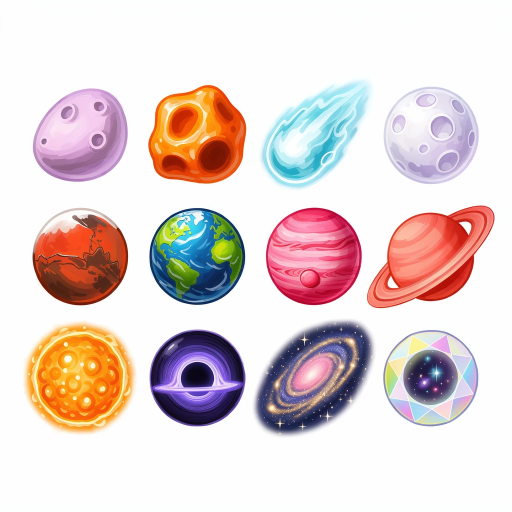
#> input picture assets/cosmic/source_sheet.webp, 1024 x 1024 px (shown at 1/2 size)
$ python make_fix_sheets.py
#> lines starting #> are read from the running program, lines starting #| are printed output that depends on the picture; after the words box and inside, x2 and y2 are one past the last pixel; in counts of white or black regions, pixels touching at a corner belong together
# Template sheets for the art that needs making again (prompts in ASSET_PROMPTS.md, "Fixes"), in assets/templates:
#   fix_overview.jpg       what went wrong, marked on the sheets that came in (for you, not for the generator)
#   fix1_mine_parts.jpg    the plank, the peg and the signpost for the Gem Mine
#   fix2_pixel_treasure.jpg the Pixel Treasure layout, if it is made again from scratch
#   fix3_feature_graphic.jpg the Google Play feature graphic: where the art goes and where the title goes
#   python3 tools/make_fix_sheets.py
import pathlib
import numpy as np
from PIL import Image, ImageDraw, ImageFont
from scipy import ndimage

ROOT = pathlib.Path(__file__).resolve().parent.parent
OUT = ROOT / 'assets' / 'templates'
OUT.mkdir(parents=True, exist_ok=True)
INK, GREY, RED = (60, 40, 30), (200, 200, 210), (230, 40, 60)


def font(size):
    for f in ('/usr/share/fonts/truetype/dejavu/DejaVuSans-Bold.ttf', '/usr/share/fonts/dejavu/DejaVuSans-Bold.ttf'):
        if pathlib.Path(f).exists():
            return ImageFont.truetype(f, size)
    return ImageFont.load_default()


def items(sheet, rows, cols):
    """boxes of the 12 items on a sheet, in reading order"""
    a = np.asarray(sheet.convert('RGB')).astype(int)
    ink = (a.min(axis=2) < 238) | (a.max(axis=2) - a.min(axis=2) > 18)
    lab, n = ndimage.label(ndimage.binary_dilation(ink, iterations=3))
    sizes = ndimage.sum(ink, lab, range(1, n + 1))
    keep = sorted(range(1, n + 1), key=lambda i: -sizes[i - 1])[:rows * cols]
    boxes = sorted((ndimage.find_objects(lab)[i - 1] for i in keep), key=lambda b: (b[0].start + b[0].stop) / 2)
    out = []
    for r in range(rows):
        out += sorted(boxes[r * cols:(r + 1) * cols], key=lambda b: b[1].start)
    return [(b[1].start, b[0].start, b[1].stop, b[0].stop) for b in out]


def save(im, name):
    im.convert('RGB').save(OUT / name, quality=90)
    print('wrote', (OUT / name).relative_to(ROOT), im.size)


# ---------- what went wrong, on the sheets as they came in ----------
panels = [
    ('Cosmic Gems: redo 5', 'it looks like 4: make it a white crescent moon', ROOT / 'assets/cosmic/source_sheet.webp', 3, 4, [5], [4]),
    ('Volcano Gems: redo 11', 'it looks like 7: make it a gold feathered egg', ROOT / 'assets/volcano/source_sheet.webp', 3, 4, [11], [7]),
    ('Neon Nights: redo 9 to 12', 'round discs: make each one its own shape', ROOT / 'assets/neon/source_sheet.webp', 3, 4, [9, 10, 11, 12], []),
    ('Pixel Treasure: clean all 12', 'glitch fringes and streaks: remove them', ROOT / 'assets/pixel/source_sheet.webp', 3, 4, 'all', []),
]
P = 560
W = len(panels) * (P + 30) + 30
ov = Image.new('RGB', (W, P + 150), (255, 255, 255))
#> ov: PIL image 2390x710 RGB; every value is 255
d = ImageDraw.Draw(ov)
for k, (title, note, path, rows, cols, redo, like) in enumerate(panels):
    sheet = Image.open(path).convert('RGB')
#> sheet is the input picture: PIL image 1024x1024 RGB; mean R, G, B 227.4, 211.5, 210
    s = P / sheet.width
#> s = 0.547
    x0, y0 = 30 + k * (P + 30), 110
    ov.paste(sheet.resize((P, round(sheet.height * s))), (x0, y0))
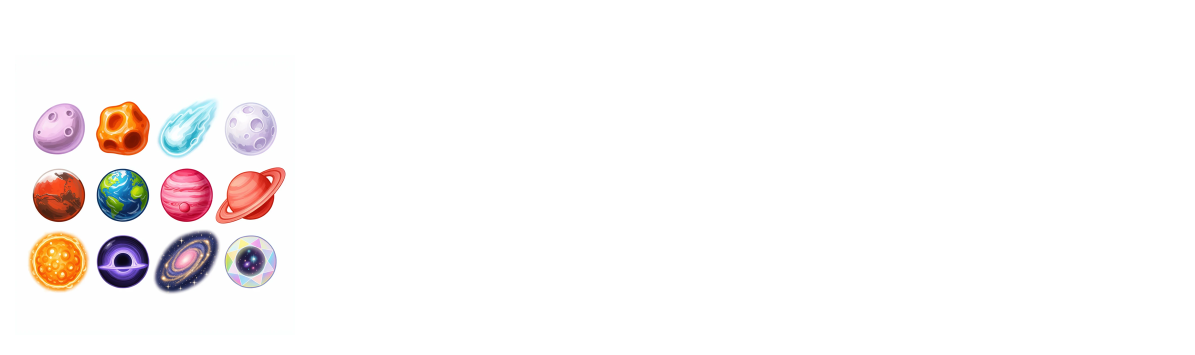
#> ov: PIL image 2390x710 RGB (shown at 1/2 size); mean R, G, B 249.9, 247, 246.7
    d.text((x0, 18), title, fill=RED, font=font(28))
    d.text((x0, 60), note, fill=INK, font=font(19))
    if redo == 'all':   # the whole sheet (its glitch streaks join some items together)
        d.rounded_rectangle((x0 + 4, y0 + 40, x0 + P - 4, y0 + P - 40), 16, outline=RED, width=5)
        continue
    for i, (bx0, by0, bx1, by1) in enumerate(items(sheet, rows, cols), start=1):
#> in items, `ink = (a.min(axis=2) < 238) | (a.max(axis=2) - a.min(axis=2) > 18)`:
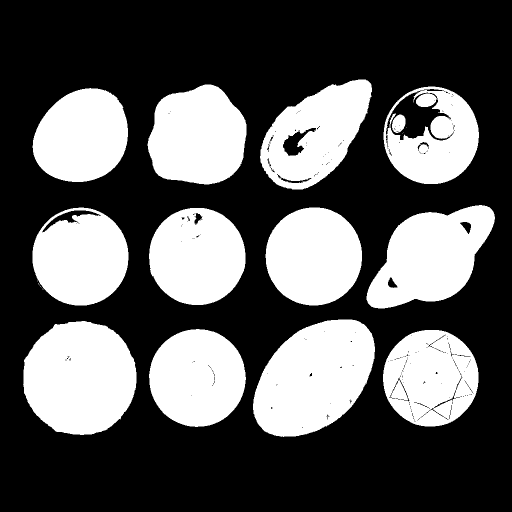
#> ink: shape (1024, 1024) bool (shown at 1/2 size); 35.5% white; 27 white regions (13 under 20 px), largest, box (x1, y1, x2, y2) and area: (506, 639, 750, 874) 41138, (46, 642, 273, 870) 40756, (733, 410, 990, 617) 33226
#> in items, `lab, n = ndimage.label(ndimage.binary_dilation(ink, iterations=3))`:
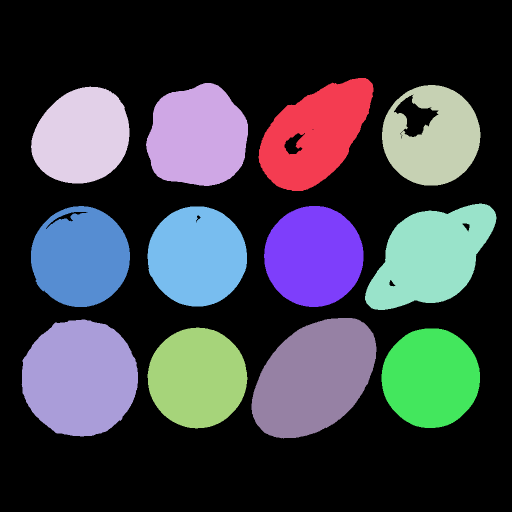
#> lab: shape (1024, 1024) int32 (shown at 1/2 size); 13 distinct labels, from 0 to 12; one colour per label, 0 black
#> in items, `lab, n = ndimage.label(ndimage.binary_dilation(ink, iterations=3))`: n = 12
#> in items, `sizes = ndimage.sum(ink, lab, range(1, n + 1))`: sizes = [29001, 31112, 23601, 27822, 33226, 28447, 29817, 29311, 41138, 40756, 29601, 28242]
#> in items, `keep = sorted(range(1, n + 1), key=lambda i: -sizes[i - 1])[:rows * co..`: keep = [9, 10, 5, 2, 7, 11, 8, 1, 6, 12, 4, 3]
#> in items, `boxes = sorted((ndimage.find_objects(lab)[i - 1] for i in keep), key=l..`: boxes = 12 items
        box = (x0 + bx0 * s - 4, y0 + by0 * s - 4, x0 + bx1 * s + 4, y0 + by1 * s + 4)
        if i in redo: d.rounded_rectangle(box, 10, outline=RED, width=5)
        elif i in like: d.rounded_rectangle(box, 10, outline=(255, 170, 0), width=4)
#> this loop made 12 passes
#> pass 2 of the loop `for k, (title, note, path, rows, cols, redo, like) in enumerate(panels):`:
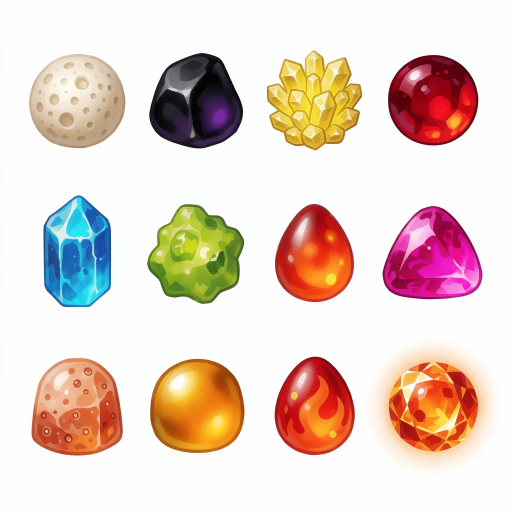
#> input picture assets/volcano/source_sheet.webp, 1024 x 1024 px (shown at 1/2 size)
#> sheet is the input picture: PIL image 1024x1024 RGB; mean R, G, B 230, 210.7, 200.5
#> in items (call 2), `ink = (a.min(axis=2) < 238) | (a.max(axis=2) - a.min(axis=2) > 18)`:
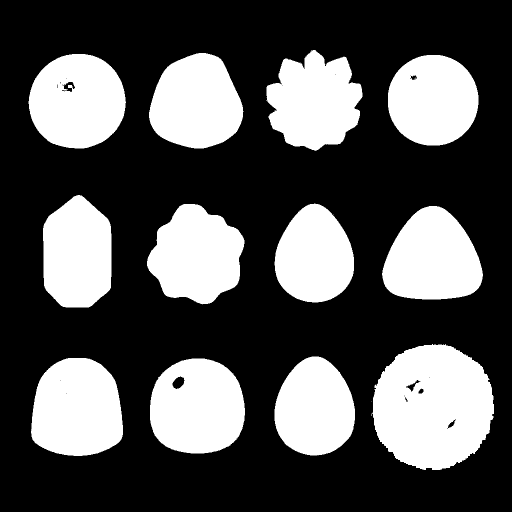
#> ink: shape (1024, 1024) bool (shown at 1/2 size); 32.9% white; 14 white regions (2 under 20 px), largest, box (x1, y1, x2, y2) and area: (743, 688, 988, 940) 47470, (62, 716, 246, 912) 29555, (300, 717, 490, 907) 29211
#> in items (call 2), `lab, n = ndimage.label(ndimage.binary_dilation(ink, iterations=3))`:
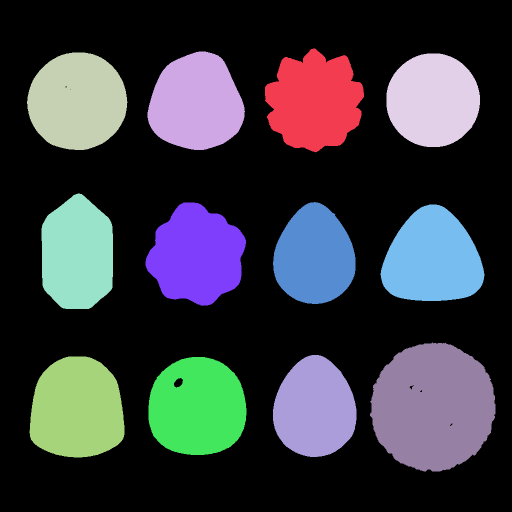
#> lab: shape (1024, 1024) int32 (shown at 1/2 size); 13 distinct labels, from 0 to 12; one colour per label, 0 black
#> n = 12
#> sizes = [27472, 27253, 28729, 26023, 25555, 23566, 27678, 27884, 47471, 24442, 29555, 29211]
#> keep = [9, 11, 12, 3, 8, 7, 1, 2, 4, 5, 10, 6]
#> boxes = 12 items
#> the loop `for i, (bx0, by0, bx1, by1) in enumerate(items(sheet, rows, cols), sta..` made 12 passes
#> (bx0, by0, bx1, by1, box) on passes 1 to 8: (54, 105, 255, 300, (645.5, 163.4, 763.5, 278.1)), (295, 103, 490, 300, (777.3, 162.3, 892, 278.1)), (530, 97, 728, 305, (905.8, 159, 1022.1, 280.8)), (773, 107, 960, 294, (1038.7, 164.5, 1149, 274.8)), (83, 387, 226, 618, (661.4, 317.6, 747.6, 452)), (291, 405, 492, 612, (775.1, 327.5, 893.1, 448.7)), (546, 404, 711, 608, (914.6, 326.9, 1012.8, 446.5)), (761, 409, 969, 602, (1032.2, 329.7, 1153.9, 443.2))
#> pass 3 of the loop `for k, (title, note, path, rows, cols, redo, like) in enumerate(panels):`:
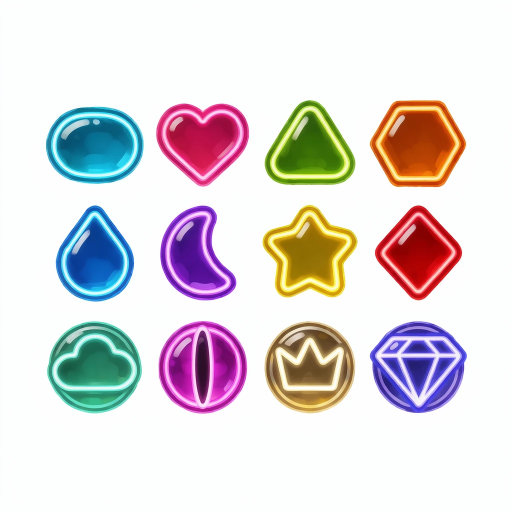
#> input picture assets/neon/source_sheet.webp, 1024 x 1024 px (shown at 1/2 size)
#> sheet is the input picture: PIL image 1024x1024 RGB; mean R, G, B 222.7, 217.4, 218.9
#> in items (call 3), `ink = (a.min(axis=2) < 238) | (a.max(axis=2) - a.min(axis=2) > 18)`:
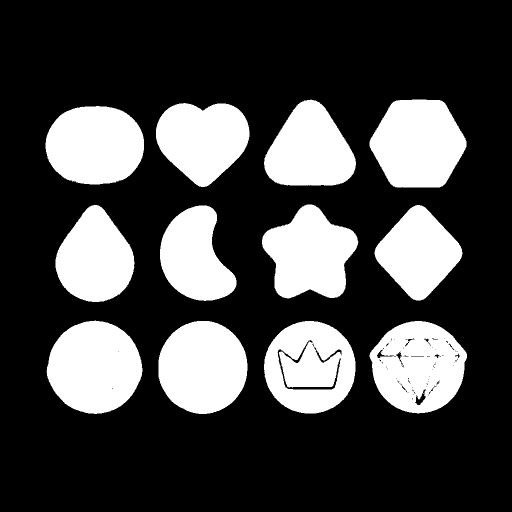
#> ink: shape (1024, 1024) bool (shown at 1/2 size); 27.3% white; 13 white regions (1 under 20 px), largest, box (x1, y1, x2, y2) and area: (93, 641, 285, 828) 27315, (739, 199, 933, 375) 26251, (739, 642, 934, 827) 26134
#> in items (call 3), `lab, n = ndimage.label(ndimage.binary_dilation(ink, iterations=3))`:
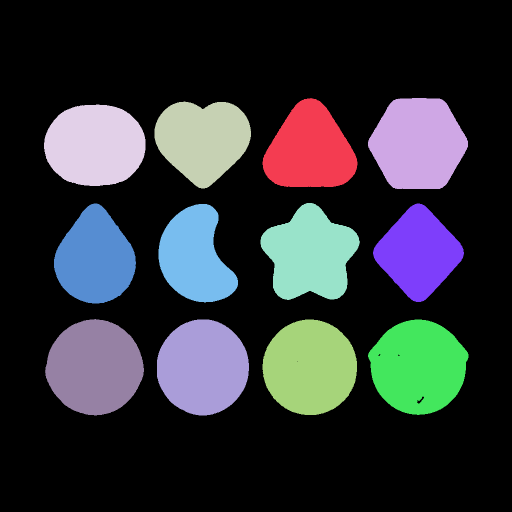
#> lab: shape (1024, 1024) int32 (shown at 1/2 size); 13 distinct labels, from 0 to 12; one colour per label, 0 black
#> n = 12
#> sizes = [22155, 26251, 22603, 25078, 24147, 21441, 20206, 19512, 27315, 26103, 25221, 26135]
#> keep = [9, 2, 12, 10, 11, 4, 5, 3, 1, 6, 7, 8]
#> boxes = 12 items
#> the loop `for i, (bx0, by0, bx1, by1) in enumerate(items(sheet, rows, cols), sta..` made 12 passes
#> (bx0, by0, bx1, by1, box) on passes 1 to 8: (88, 209, 291, 372, (1254.1, 220.3, 1373.1, 317.4)), (309, 203, 502, 377, (1375, 217, 1488.5, 320.2)), (525, 196, 715, 374, (1493.1, 213.2, 1605, 318.5)), (736, 196, 936, 378, (1608.5, 213.2, 1725.9, 320.7)), (108, 407, 272, 607, (1265.1, 328.6, 1362.8, 446)), (317, 408, 476, 605, (1379.4, 329.1, 1474.3, 444.9)), (521, 406, 720, 600, (1490.9, 328, 1607.8, 442.1)), (746, 407, 928, 604, (1614, 328.6, 1721.5, 444.3))
#> the loop made 4 passes; the first 3 are shown
save(ov, 'fix_overview.jpg')
#> in save, `im.convert('RGB').save(OUT / name, quality=90)`:
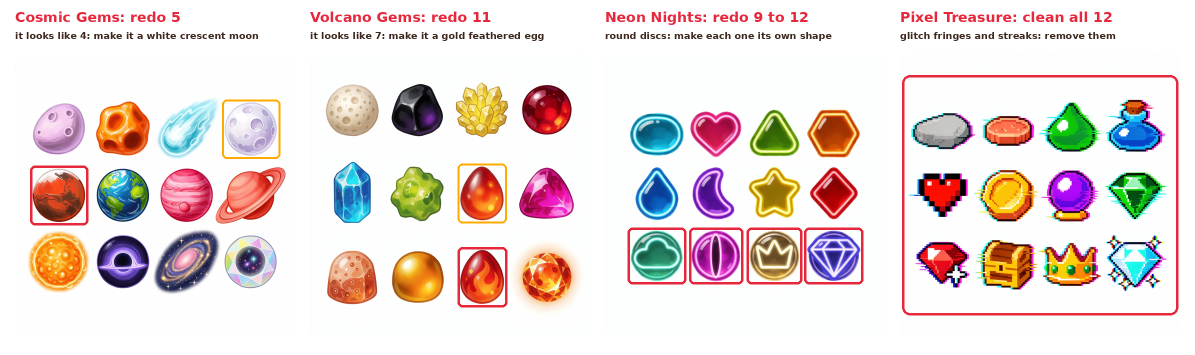
#> saved as fix_overview.jpg: PIL image 2390x710 RGB (shown at 1/2 size); mean R, G, B 231.5, 218.8, 215.9
#| wrote assets/templates/fix_overview.jpg (2390, 710)


# ---------- 1: the plank, the peg and the signpost ----------
im = Image.new('RGB', (1024, 1024), (255, 255, 255))
#> im: PIL image 1024x1024 RGB; every value is 255
d = ImageDraw.Draw(im)
d.text((30, 24), 'Gem Mine parts', fill=INK, font=font(36))
d.text((30, 72), 'plain white background, flat front view, nothing touching', fill=(120, 90, 70), font=font(22))
d.rectangle((30, 130, 994, 430), outline=GREY, width=3)
plank = Image.open(ROOT / 'assets/mine/beam.png').convert('RGBA')
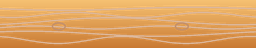
#> input picture assets/mine/beam.png, 256 x 48 px
#> plank is the input picture: PIL image 256x48 RGBA; mean R, G, B, A 218, 149.4, 76, 229.4
plank = plank.resize((900, round(900 * plank.height / plank.width)))
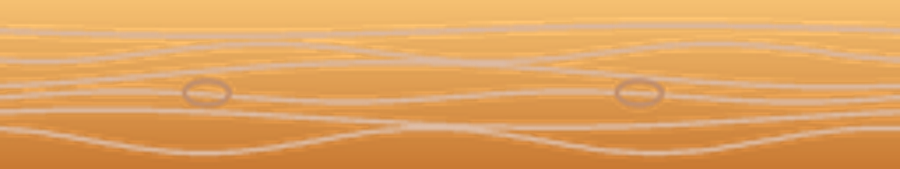
#> plank: PIL image 900x169 RGBA; mean R, G, B, A 218.7, 150, 76.5, 228.9; transparent parts drawn white
im.paste(plank, (62, 280 - plank.height // 2), plank)
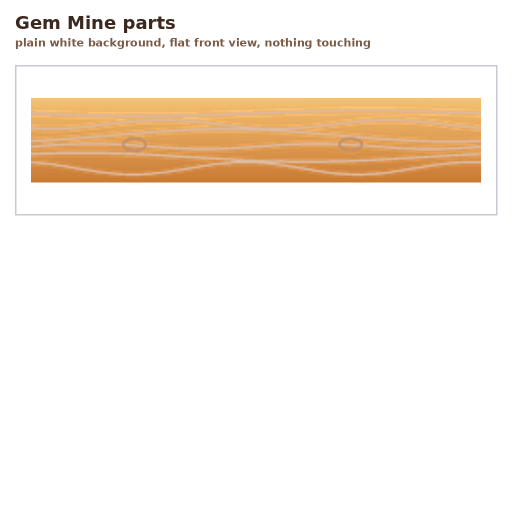
#> im: PIL image 1024x1024 RGB (shown at 1/2 size); mean R, G, B 248.9, 239.9, 230.2
d.text((44, 440), '1. One long flat plank, 8 times as long as it is tall', fill=INK, font=font(22))
for k, (label, art) in enumerate((('2. Round peg (a perfect circle)', ROOT / 'assets/mine/peg.png'), ('3. Signpost with a blank sign', None))):
    bx = 30 + k * 492
    d.rectangle((bx, 500, bx + 472, 940), outline=GREY, width=3)
    if art:
#> (the run stopped early here; a loop or call above may not have finished)
